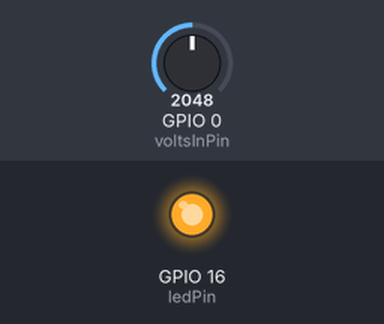
This program was run on a simulated ESP32. Parts: output pins drawn as LEDs (lit = HIGH). The test bench sets the inputs (shaded band); at power-on: GPIO 0 (voltsInPin) = 2048.

Above: at 2.6 s.
2.7 s: GPIO 0 (voltsInPin) set to 491
At 3.4 s:
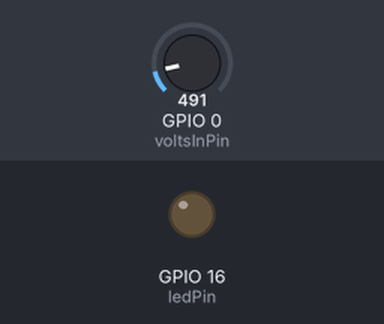
6.2 s: GPIO 0 (voltsInPin) set to 1228
Timing chart, 0 to 15.7 s (numbered marks = the images above; inputs shaded):
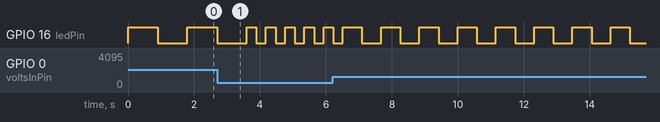

Measured:
- by itself, GPIO 16 (ledPin): repeats every 1.2 s: HIGH 0.58 s, LOW 0.58 s

The program:

main.cpp
```cpp
#include <Arduino.h>

const int voltsInPin = 0; // GPIO0
const int ledPin = 16;    // GPIO16

void setup() {
  pinMode(ledPin, OUTPUT);
}
void loop() {
  int rawReading = analogRead(voltsInPin);
  int period = map(rawReading, 0, 1023, 100, 500);
  digitalWrite(ledPin, HIGH);
  delay(period);
  digitalWrite(ledPin, LOW);
  delay(period);
}
```
